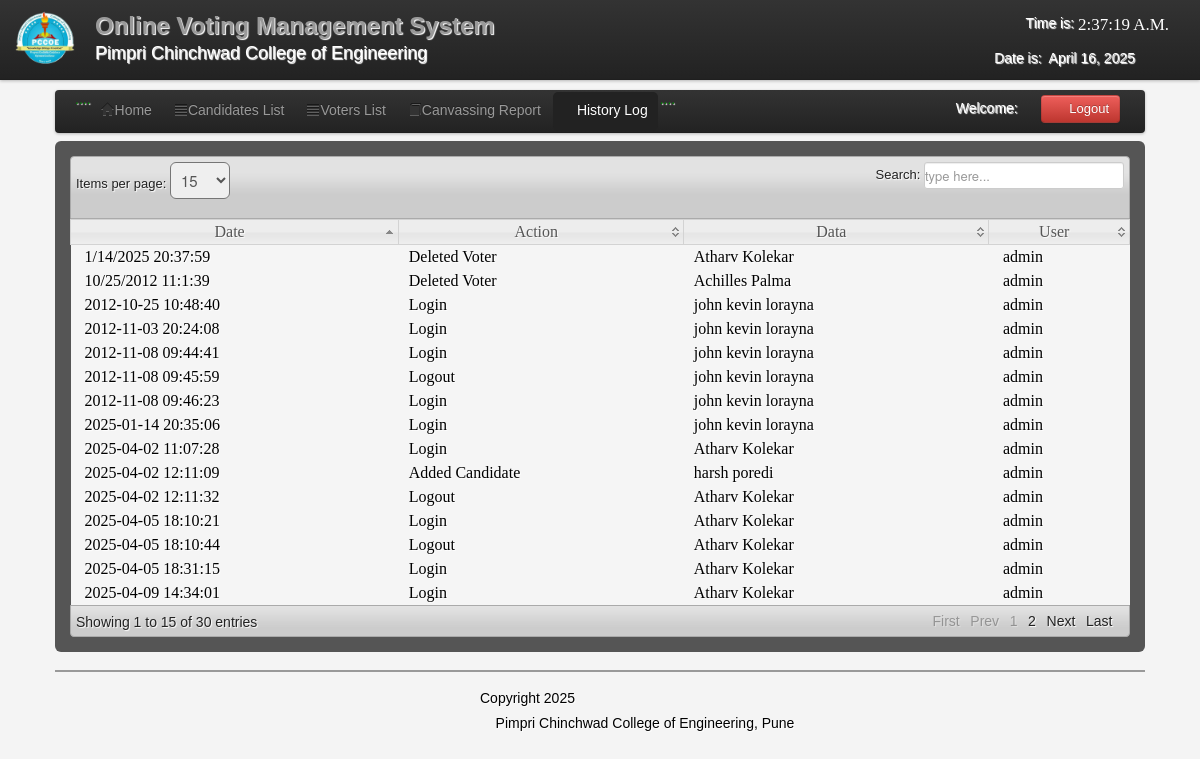
The app's page /admin/history.php (signed in) with its own data.
### tables this page shows
CREATE TABLE `history` (
  `history_id` int(11) NOT NULL,
  `data` varchar(30) NOT NULL,
  `action` varchar(50) NOT NULL,
  `date` varchar(20) NOT NULL,
  `user` varchar(20) NOT NULL
);

### admin/history.php (the view, shortened to what this page needs)
<?php
include('session.php');
include('header.php');
include('dbcon.php');
?>
</head>
<body>
<?php include('nav_top.php'); ?>
<div class="wrapper">
<div class="home_body">
<div class="navbar">
	<div class="navbar-inner">
	<div class="container">
	<ul class="nav nav-pills">
	  <li>....</li>
	  <li><a href="home.php"><i class="icon-home icon-large"></i>Home</a></li>
	  <li><a  href="candidate_list.php"><i class="icon-align-justify icon-large"></i>Candidates List</a></li>
	  <li><a  href="voter_list.php"><i class="icon-align-justify icon-large"></i>Voters List</a></li>
		 <li><a  href="canvassing_report.php"><i class="icon-book icon-large"></i>Canvassing Report</a></li>
		    <li class="active"><a  href="History.php"><i class="icon-table icon-large"></i>History Log</a>
		   <li>....</li>
	 </ul>
	<form class="navbar-form pull-right">
		<?php $result=mysqli_query($conn,"select * from users where User_id='$id_session'");
	$row=mysqli_fetch_array($result);
	?>
	<font color="white">Welcome:<i class="icon-user-md"></i><?php echo $row['User_Type']; ?></font>
	<a class="btn btn-danger" id="logout" data-toggle="modal" href="#myModal"><i class="icon-off"></i>&nbsp;Logout</a>
	</form>
	</div>
	</div>
	</div>
	<div id="element" class="hero-body">
	<table class="users-table">
<div class="demo_jui">
		<table cellpadding="0" cellspacing="0" border="0" class="display" id="log" class="jtable">
			<thead>
				<tr>
				<th>Date</th>
				<th>Action</th>
				<th>Data</th>
				<th>User</th>
				</tr>
			</thead>
			<tbody>
<?php $history_query=mysqli_query($conn,"select  * from history");
		while($history_rows=mysqli_fetch_array($history_query)){ $id=$history_rows['history_id'];?>
<tr class="del<?php echo $id ?>">
	<td>&nbsp;<?php echo $history_rows['date']; ?></td>
	<td><?php echo $history_rows['action']; ?></td>
	<td><?php echo $history_rows['data']; ?></td>
	<td>&nbsp;<?php echo $history_rows['user']; ?></td>
	</tr>
<?php } ?>
			</tbody>
		</table>
	</div>
	</div>
	<?php include('footer.php')?>
</div>
</body>
</html>

### admin/css/datatable/demo_table_jui.css (style rules this page uses)
table.display thead th { cursor: pointer; padding: 3px 0 3px 10px; }
table.display { border-collapse: collapse; clear: both; margin: 0 auto; width: 100%; }
table.display td { padding: 3px 10px; }
tr.odd { background-color: #f5f5f5; }
tr.even { background-color: #f5f5f5; }
tr.odd td.sorting_1 { background-color: f5f5f5; }
tr.even td.sorting_1 { background-color: f5f5f5; }

### admin/css/Home.css (style rules this page uses)
* { margin:0; padding:0; }
body { font-family:"Trebuchet MS", "Myriad Pro", Arial, sans-serif; font-size:14px; background-color: #fff; background:#f4f4f4 url(../images/bg.gif) repeat top left; text-shadow:1px 1px 1px #fff; background-position: 0 0px; }
.wrapper { width:1090px; margin:10px auto; }

### records on screen
history: date "2012-11-08 09:46:23", action "Login", data "john kevin lorayna", user "admin"
history: date "2012-11-08 09:45:59", action "Logout", data "john kevin lorayna", user "admin"
history: date "2012-11-08 09:44:41", action "Login", data "john kevin lorayna", user "admin"
history: date "2012-11-03 20:24:08", action "Login", data "john kevin lorayna", user "admin"
history: date "10/25/2012 11:1:39", action "Deleted Voter", data "Achilles Palma", user "admin"
history: date "2012-10-25 10:48:40", action "Login", data "john kevin lorayna", user "admin"
history: date "2025-01-14 20:35:06", action "Login", data "john kevin lorayna", user "admin"
history: date "1/14/2025 20:37:59", action "Deleted Voter", data "Atharv Kolekar", user "admin"
history: date "2025-04-02 11:07:28", action "Login", data "Atharv Kolekar", user "admin"
history: date "2025-04-02 12:11:09", action "Added Candidate", data "harsh poredi", user "admin"
history: date "2025-04-02 12:11:32", action "Logout", data "Atharv Kolekar", user "admin"
history: date "2025-04-05 18:10:21", action "Login", data "Atharv Kolekar", user "admin"
history: date "2025-04-05 18:10:44", action "Logout", data "Atharv Kolekar", user "admin"
history: date "2025-04-05 18:31:15", action "Login", data "Atharv Kolekar", user "admin"
history: date "2025-04-09 14:34:01", action "Login", data "Atharv Kolekar", user "admin"
